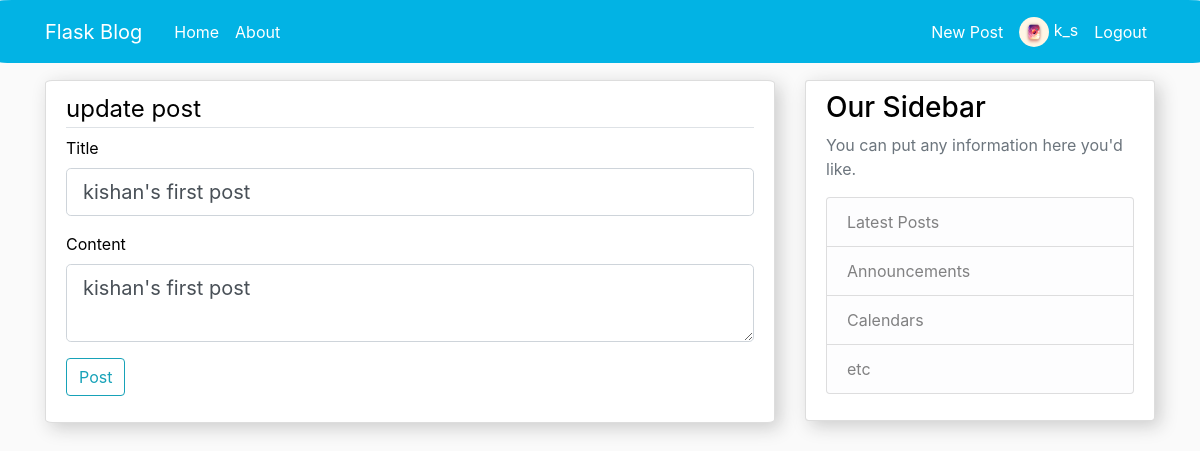
The app's page /post/2/update (signed in) with its own data.
### index/models.py (models this page shows, shortened)
class User(db.Model, UserMixin):
    id = db.Column(db.Integer, primary_key=True)
    username = db.Column(db.String(20), unique=True, nullable=False)
    email = db.Column(db.String(120), unique=True, nullable=False)
    image_file = db.Column(db.String(20), nullable=False, default='default.jpg')
    password = db.Column(db.String(60), nullable=False)
    posts = db.relationship('Post', backref='author', lazy=True)

class Post(db.Model):
    id = db.Column(db.Integer, primary_key=True)
    title = db.Column(db.String(100), nullable=False)
    date_posted = db.Column(db.DateTime, nullable=False, default=datetime.utcnow)
    content = db.Column(db.Text, nullable=False)
    user_id = db.Column(db.Integer, db.ForeignKey('user.id'), nullable=False)

### index/routes.py (the view)
@app.route("/post/<int:post_id>/update", methods=['GET','POST'])
@login_required
def update_post(post_id):
	post = Post.query.get_or_404(post_id)
	if post.author != current_user:
		abort(403)
	form = PostForm()
	if form.validate_on_submit():
		post.title = form.title.data
		post.content = form.content.data
		db.session.commit()
		flash('Your Post Has Been Updated !','success')
		return redirect(url_for('post',post_id=post.id))
	elif request.method == 'GET':
		form.title.data = post.title
		form.content.data = post.content
	return render_template('create_post.html',title=post.title, form=form,legend='update post')

### index/forms.py
class PostForm(FlaskForm):
	title = StringField('Title',validators=[DataRequired()])
	content = TextAreaField('Content',validators=[DataRequired()])
	submit = SubmitField('Post')

### index/models.py (called while the page is built)
@login_manager.user_loader
def load_user(user_id):
    return User.query.get(int(user_id))

### index/templates/create_post.html (shortened to what this page needs)
{% extends "layout.html" %}
{% block content %}
	<div class="content-section">
		<form method="POST" action="">
			<fieldset class="formgroup">
				<legend class="border-bottom nb-4">
					{{ legend }}
				</legend>
				<div class="form-group">
					{{ form.title.label(class="form-control-label")}}
					{% if form.title.errors %}
						{{ form.title(class="form-control form-control-lg is-invalid")}}
						<div class="invalid-feedback">
							{% for error in form.title.errors %}
								<span>
									{{ error }}
								</span>
							{% endfor %}
						</div>
					{% else %}
						{{ form.title(class="form-control form-control-lg")}}
					{% endif %}
				</div>
				<div class="form-group">
					{{ form.content.label(class="form-control-label")}}
					{% if form.content.errors %}
						{{ form.content(class="form-control form-control-lg is-invalid")}}
						<div class="invalid-feedback">
							{% for error in form.content.errors %}
								<span>
									{{ error }}
								</span>
							{% endfor %}
						</div>
					{% else %}
						{{ form.content(class="form-control form-control-lg")}}
					{% endif %}
				</div>
			</fieldset>
			<div class="form-group">
				{{ form.submit(class="btn btn-outline-info") }}
			</div>
		</form>
	</div>
{% endblock content %}

### index/templates/layout.html (shortened to what this page needs)
<!DOCTYPE html>
<html>
<head>
    <link rel="stylesheet" href="https://maxcdn.bootstrapcdn.com/bootstrap/4.0.0/css/bootstrap.min.css">
     <link rel="stylesheet" type="text/css" href="{{ url_for('static',filename='main.css')}}">
</head>
<body>
	<header class="site-header">
	  <nav class="navbar navbar-expand-md navbar-dark bg-steel fixed-top">
	    <div class="container" id="container">
	      <a class="navbar-brand mr-4" href="/">Flask Blog</a>
	      <div class="collapse navbar-collapse" id="navbarToggle">
	        <div class="navbar-nav mr-auto">
	          <a class="nav-item nav-link" href="{{ url_for('home') }}">Home</a>
	          <a class="nav-item nav-link" href="{{ url_for('about') }}">About</a>
	        </div>
	        <div class="navbar-nav">
	        	{% if current_user.is_authenticated %}
	        		<a class="nav-item nav-link mt-1" href="{{ url_for('new_post') }}">New Post</a>
	          		<a class="nav-item nav-link" href="{{ url_for('account') }}">
		          		<img class="rounded-circle layout-img" src="{{ url_for('static',filename='profile_pics/'+current_user.image_file) }}">
		          		{{ current_user.username }}
	          		</a>
	          		<a class="nav-item nav-link mt-1" href="{{ url_for('logout') }}">Logout</a>
	          	{% else %}
	          		<a class="nav-item nav-link" href="{{ url_for('login') }}">Login</a>
	          		<a class="nav-item nav-link" href="{{ url_for('register') }}">Register</a>
	          	{% endif %}
	        </div>
	      </div>
	    </div>
	  </nav>
	</header>
	<main role="main" class="container">
	  <div class="row">
	    <div class="col-md-8">
	    	{% block content %}{% endblock %}
	    </div>
	    <div class="col-md-4">
	      <div class="content-section" id="bootstrap-overrides">
	        <h3>Our Sidebar</h3>
	        <p class='text-muted'>You can put any information here you'd like.
	          <ul class="list-group">
	            <li class="list-group-item list-group-item-light">Latest Posts</li>
	            <li class="list-group-item list-group-item-light">Announcements</li>
	            <li class="list-group-item list-group-item-light">Calendars</li>
	            <li class="list-group-item list-group-item-light">etc</li>
	          </ul>
	        </p>
	      </div>
	    </div>
	  </div>
	</main>
</body>
</html>

### index/static/main.css (style rules this page uses)
body { background: #fafafa; color: #000; margin-top: 5rem; }
h1, h2, h3, h4, h5, h6 { color: black; }
.navbar-brand { color : black; }
.bg-steel { background-color: #02b3e4; border-radius: 1%; }
.site-header .navbar-nav .nav-link { color: white; }
.content-section { background: #ffffff; padding: 10px 20px; border: 1px solid #dddddd; border-radius: 1%; margin-bottom: 20px; box-shadow:5px 5px 18px 0px #cccccc; }
.layout-img { height: 30px; width: 30px; margin-top: 1px; }

### records on screen
User: image_file (picture), username "k_s"
Post: title "kishan's first post", content "kishan's first post"

### other values on screen
{{ legend }} "update post"
